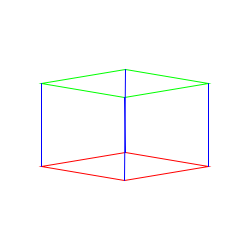
Frame 1 (no input)
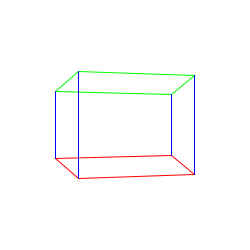
Frame 60 (the mouse pressed at the canvas centre just before this capture)
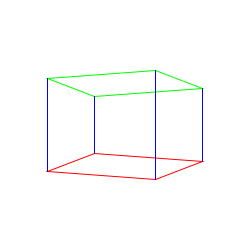
Frame 120 (the mouse held since frame 60 and released just before this capture)

The Processing sketch that drew these frames (run headless with seeded random() and noise(); from frame 60 on, the mouse is pressed at the canvas centre):

// Processing sketch: processing_29067
// ── processing_29067.pde

PVector vTop[];
PVector vBottom[];
float w;
float h;

void setup() 
{
    size(250,250);
    w = width/3.0;
    h = w / 6.0;
    vTop = new PVector[4];
    vBottom = new PVector[4];
    for (int i = 0; i < 4; ++i)
      {
        vTop[i] = new PVector(0,0,0);
        vBottom[i] = new PVector(0,0,0);
        vTop[i].z = vBottom[i].z = ((float)i/2.0) * PI;
//        vBottom[i].z = (vBottom[i].z + PI) % (2 * PI);
        vTop[i].x = cos(vTop[i].z) * w;
        vBottom[i].x = cos(vBottom[i].z) * w;
        vTop[i].y = sin(vTop[i].z) * h + (w / 2);
        vBottom[i].y = sin(vBottom[i].z) * h - (w / 2);
      }
}
    
void draw() {
  background(255);
  stroke(255,0,0);
  noFill();
  pushMatrix();
  translate(width/2, height/2);
  // draw the top;
  beginShape();
    {
      for (int i = 0; i < 4; ++i)
        {
          vertex(vTop[i].x, vTop[i].y);
        }
    }
  endShape(CLOSE);
  // draw the bottom;
  stroke(0,255,0);
  beginShape();
    {
      for (int i = 0; i < 4; ++i)
        {
          vertex(vBottom[i].x, vBottom[i].y);
        }
    }
  endShape(CLOSE);
  // connect the sides;
  stroke(0,0,255);
  line(vTop[0].x, vTop[0].y, vBottom[0].x, vBottom[0].y);
  line(vTop[3].x, vTop[3].y, vBottom[1].x, vBottom[1].y);
  line(vTop[2].x, vTop[2].y, vBottom[2].x, vBottom[2].y);
  line(vTop[1].x, vTop[1].y, vBottom[3].x, vBottom[3].y);
  popMatrix();
  update();
}

void update() {
  // update the top;
  for (int i = 0; i < 4; ++i)
    {
      vTop[i].z += 0.01;
      if (vTop[i].z > (2 * PI)) vTop[i].z -= 2*PI;
      vTop[i].x = cos(vTop[i].z) * w;
      vTop[i].y = sin(vTop[i].z) * h + (w / 2);
      // update the bottom while I'm in this loop too...;
      vBottom[i].z -= 0.01;
      if (vBottom[i].z < 0) vBottom[i].z += 2*PI;
      vBottom[i].x = cos(vBottom[i].z) * w;
      vBottom[i].y = sin(vBottom[i].z) * h - (w / 2);
    }
}
